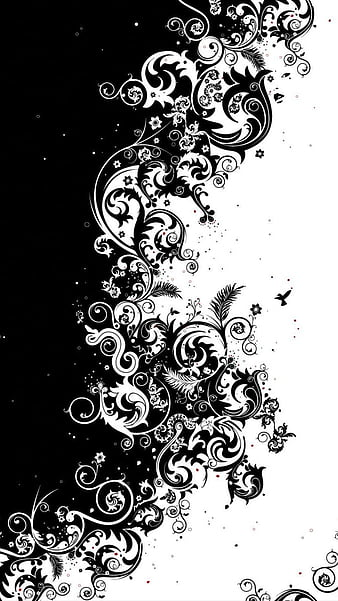
#> input picture Image Processing/final lab/3.jpg, 338 x 601 px, found by its file name
$ python 10.py
#> lines starting #> are read from the running program, lines starting #| are printed output that depends on the picture
import cv2
import numpy as np

img = cv2.imread('./final lab/3.jpg')
#> img is the input picture: shape (601, 338, 3); mean B, G, R 125.7, 125.7, 125.7
cv2.imshow('input image', img)

c = (255 / np.log(1 + np.max(img)))
#> c = 45.99
log_trx_img = c * np.log(1 + img)
#> log_trx_img: shape (601, 338, 3) float16; 33.65% of the values are NaN or infinite; the others: min 0, max 255, mean 95.69
log_trx_img = np.array(log_trx_img, dtype='uint8')
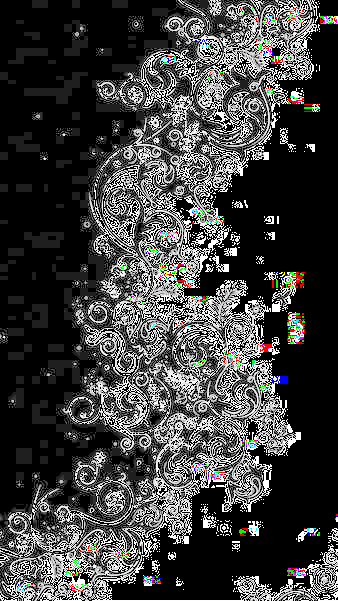
#> log_trx_img: shape (601, 338, 3); mean B, G, R 63, 63.4, 63.6

cv2.imshow('log transform image', log_trx_img)
cv2.waitKey(0)
cv2.destroyAllWindows()
